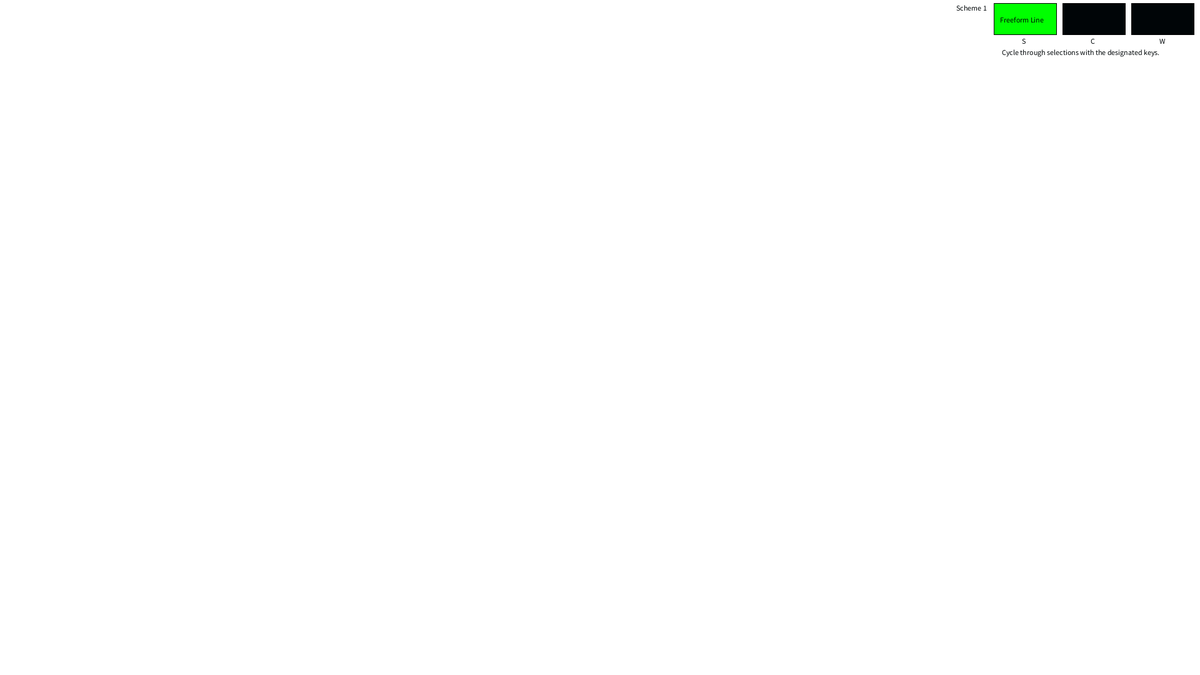
Frame 1 (no input)
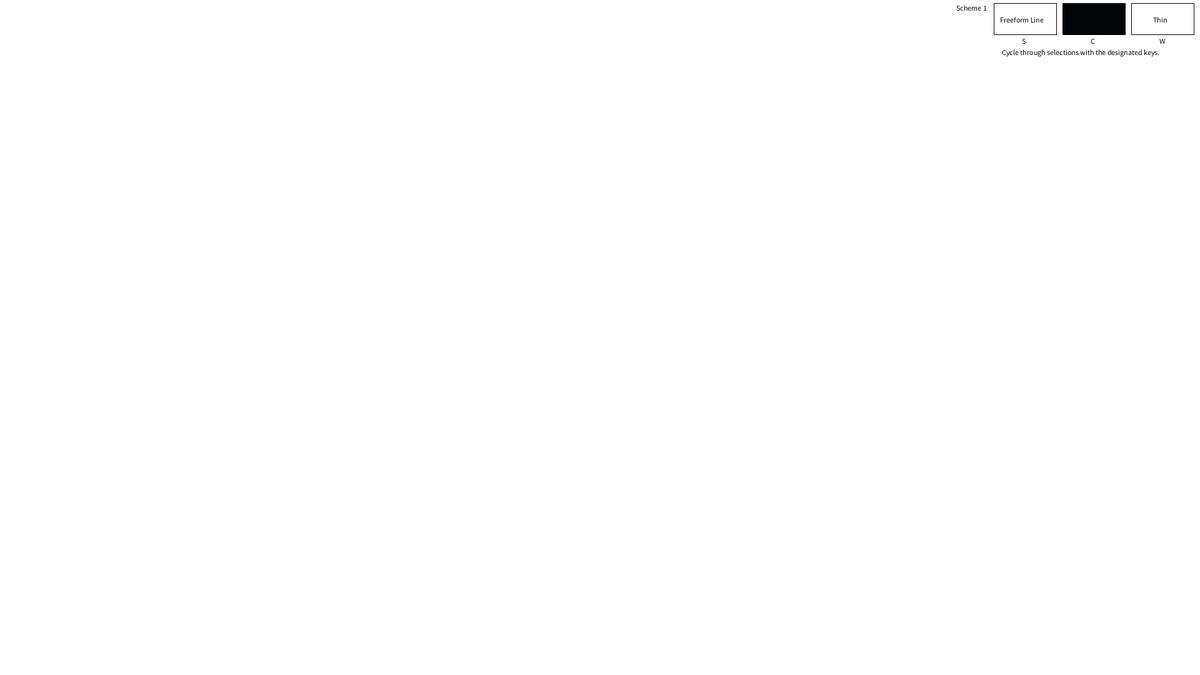
Frame 60 (the mouse pressed at the canvas centre just before this capture)
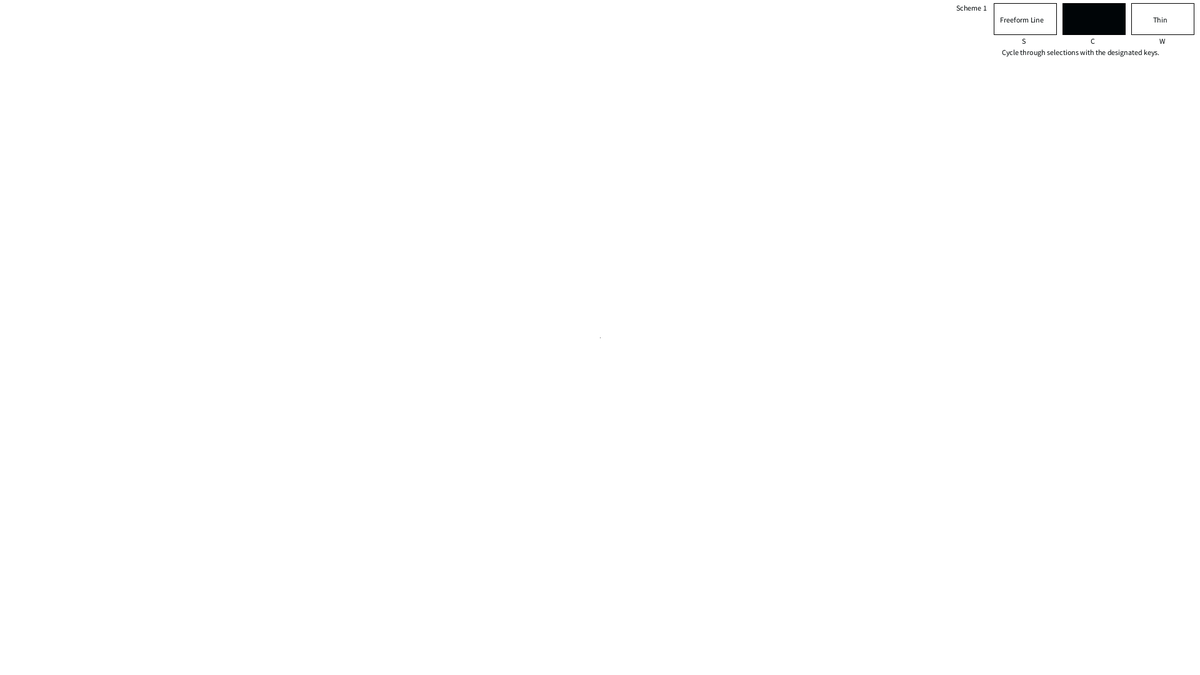
Frame 120 (the mouse held since frame 60 and released just before this capture)

The Processing sketch that drew these frames (run headless with seeded random() and noise(); from frame 60 on, the mouse is pressed at the canvas centre):

// Processing sketch: Driver
// ── Driver.pde
/* Ayoola & Brandon - HCI Assignment 2 */ //<>//
import static javax.swing.JOptionPane.*;
import java.util.*;

int scheme = 0; //The scheme in use. 0 for scheme 1 (Cycling), 1 for scheme 2 (Shortcuts)
PShape[] ui = new PShape[3]; //UI Squares
int shapeSel = 0; //The currently selected shape. 0 = Freeform line, 1 = Straight Line, 2 = Rectangle, 3 = Oval
int colorSel = 0; //The currently selected color. 0 = Black, 1 = Red, 2 = Green, 3 = Blue
int weightSel = 0; //The currently selected weight. 0 = Thin, 1 = Medium, 2 = Thick

color white = color(255, 255, 255);
color black = color(0.39, 5.31, 7.45);
color red = color(255, 0, 0);
color green = color(0, 255, 0);
color blue = color(0, 0, 255);

color[] colors = new color[4]; //An array of the 4 color options

int weightSizes[] = new int [3];

boolean undo = false; //Whether the user has pressed backspace to undo

PShape shapes; //The current shape the user is drawing
LinkedList<PShape> allShapes = new LinkedList<PShape>();

boolean ctrl = false; //Whether or not ctrl is being held
boolean shift = false; //Whether or not shift is being held
boolean alt = false; //Whether or not alt is being held
boolean s = false; //Whether or not s is being held (For scheme 2)
boolean c = false; //Whether or not c is being held (For scheme 2)
boolean w = false; //Whether or not w is being held (For scheme 2)
boolean drawing = false; //Whether or not the user is currently drawing a shape

int prevX = 0;
int prevY = 0;

void setup(){
  size(1920, 1080);
  colors[0] = black;
  colors[1] = red;
  colors[2] = green;
  colors[3] = blue;
  
  weightSizes[0] = 1; //
  weightSizes[1] = 4;
  weightSizes[2] = 10;
  
  ui[0] = createShape(RECT, 1590, 0 , 100, 50); //Shape
  ui[0].setFill(colors[2]);
  ui[1] = createShape(RECT, 1700 , 0 , 100, 50); //Color
  ui[1].setFill(colors[colorSel]);
  ui[2] = createShape(RECT, 1810, 0 , 100, 50); //Weight
  ui[2].setFill(black);
  
  //showConfirmDialog(null, "Welcome To Gestures and Short Cuts", "Assignment 2", DEFAULT_OPTION);
}

void draw(){
  clear();
  background(white);
  stroke(255);
  
  if(undo && allShapes.size() > 0){ //Undo if there is something to undo
    undo = false;
    allShapes.removeLast();
  }else{
    undo = false;
  }
  
  if(allShapes.size() > 0){
    for(int i = 0; i < allShapes.size(); i++){
      shape(allShapes.get(i));
    }
  }
  drawUI();
  
  if(mousePressed == true){
    if(!drawing){
       prevX = mouseX;
       prevY = mouseY;
    }
    drawing = true;
      //not sure how to make free flowing line
    switch(shapeSel){
      case 0: //Freeform Line
        stroke(colors[colorSel]);
        strokeWeight(weightSizes[weightSel]);
        shapes = createShape(LINE, prevX, prevY, mouseX, mouseY);
        shape(shapes);
        break;
      case 1: //Straight Line
        stroke(colors[colorSel]);
        strokeWeight(weightSizes[weightSel]);
        shapes = createShape(LINE, prevX+100, prevY, mouseX, mouseY);
        shape(shapes);
        break;
      case 2: //Rectangle
        strokeWeight(weightSizes[weightSel]);
        shapes = createShape(RECT, prevX, prevY, (prevX-mouseX)*-1, (prevY-mouseY)*-1);
        shapes.setFill(colors[colorSel]);
        shape(shapes);
        break;
      case 3: //Oval
        fill(white);
        strokeWeight(weightSizes[weightSel]);
        shapes = createShape(ELLIPSE, prevX, prevY, (prevX-mouseX)*-1, (prevY-mouseY)*-1);
        shapes.setFill(colors[colorSel]);
        shape(shapes);
    }
  }else{ //If the mouse is not pressed
    if (drawing){ //If the user was just drawing a shape, then add the shape to the stack
      drawing = false;
      fill(white); //Ensures boxes are white in the middle
      switch(shapeSel){
        case 0: //Freeform Line
          stroke(colors[colorSel]);
          strokeWeight(weightSizes[weightSel]);
          allShapes.addLast(createShape(LINE, prevX, prevY, mouseX, mouseY));
          break;
        case 1: //Straight Line
          stroke(colors[colorSel]);
          strokeWeight(weightSizes[weightSel]);
          allShapes.addLast(createShape(LINE, prevX+100, prevY, mouseX, mouseY));
          break;
        case 2: //Rectangle
          stroke(colors[colorSel]);
          strokeWeight(weightSizes[weightSel]);
          allShapes.addLast(createShape(RECT, prevX, prevY, (prevX-mouseX)*-1, (prevY-mouseY)*-1));
          allShapes.peek().setFill(255);
          break;
        case 3: //Oval
          stroke(colors[colorSel]);
          strokeWeight(weightSizes[weightSel]);
          allShapes.addLast(createShape(ELLIPSE, prevX, prevY, (prevX-mouseX)*-1, (prevY-mouseY)*-1));
          allShapes.peek().setFill(255);
      }
    }
  }
}

void drawUI(){
  shape(ui[0], 0, 5); //Shape
  ui[0].setFill(white);
  shape(ui[1], 0, 5); //Color
  ui[1].setFill(colors[colorSel]);
  shape(ui[2], 0, 5); //Weight
  ui[2].setFill(white);
  fill(black);
  switch(shapeSel){ //Show user what shape is selected
    case 0:
      text("Freeform Line", 1600, 36);
      break;
    case 1:
      text("Straight Line", 1604, 36);
      break;
    case 2:
      text("Rectangle", 1612, 36);
      break;
    case 3:
      text("Oval", 1623, 36);
  }
  switch(weightSel){ //Show user what weight is selected
    case 0:
      text("Thin", 1845, 36);
      break;
    case 1:
      text("Medium", 1840, 36);
      break;
    case 2:
      text("T H I C C", 1838, 36);
  }
  if(scheme == 0){ //Scheme 1 (Cycling)
    text("Cycle through selections with the designated keys.", 1603, 88);
    text("S", 1635, 70);
    text("C", 1745, 70);
    text("W", 1855, 70);
    text("Scheme 1", 1530, 17);
  }else{ //Scheme 2 (Shortcuts)
    checkKeys();
    text("S / CTRL+S / Shift+S / Alt+S", 1660, 88);
    text("C / CTRL+C / Shift+C / Alt+C", 1660, 103);
    text("W / CTRL+W / Shift+W", 1674, 118);
    text("S", 1635, 70);
    text("C", 1745, 70);
    text("W", 1855, 70);
    text("Scheme 2", 1530, 17);
  }
}

void checkKeys(){ //Checks the scheme 2 keys to see if they are being held
  if (ctrl && s){
      shapeSel = 1; //1: Straight Line
    }
    if (ctrl && c){
      colorSel = 1; //1: Red
    }
    if (ctrl && w){
      weightSel = 1; //1: Medium
    }
    /*----------------------------------------------------------------------*/
    if (shift && s){
       shapeSel = 2; //2: Rectangle
    }
    if (shift && c){
       print("Butts");
       colorSel = 2; //2: Green
    }
    if (shift && w){
       weightSel = 2; //2: T H I C C
    }
    /*----------------------------------------------------------------------*/
    if (alt && s){
      shapeSel = 3; //3: Oval
    }
    if (alt && c){
      shapeSel = 3; //3: Blue
    }
}

void keyPressed() {
  if (char(keyCode) == 's' || char(keyCode) == 'S'){
    if(scheme == 0){ //Wrapping code for shape selection
       if(shapeSel == 3){
         shapeSel = 0; //0: Freeform Line
       }else if(shapeSel == 0){
         shapeSel = 1; //1: Straight Line
       }else if(shapeSel == 1){
         shapeSel = 2; //2: Rectangle
       }else{
         shapeSel = 3; //3: Oval 
       }
    }else{ //Shortcut code for color selection
      shapeSel = 0; //0: Black
    }
  }
  
  if (char(keyCode) == 'c' || char(keyCode) == 'C'){
    if(scheme == 0){ //Wrapping code for color selection
       if(colorSel == 3){
         colorSel = 0; //0: Black
       }else if(colorSel == 0){
         colorSel = 1; //1: Red
       }else if(colorSel == 1){
         colorSel = 2; //2: Green
       }else{
         colorSel = 3; //3: Blue
       }
    }else{ //Shortcut code for color selection
      colorSel = 0; //0: Black
    }
  }
  
  if (char(keyCode) == 'w' || char(keyCode) == 'W'){
     if(scheme == 0){ //Wrapping code for weight selection
       if(weightSel == 2){
         weightSel = 0; //0: Thin
       }else if(weightSel == 0){
         weightSel = 1; //1: Medium
       }else{
         weightSel = 2; //2: T H I C C
       }
    }else{ //Shortcut code for color selection
      weightSel = 0; //0: Black
    }
  }
  
  if(scheme == 1){
    if (keyCode == CONTROL){
      ctrl = true;
    }
    if (keyCode == SHIFT){
      shift = true;
    }
    if (keyCode == ALT){
      alt = true;
    }
    
    if(char(keyCode) == 's' || char(keyCode) == 'S'){
      s = true;
    }
    if(char(keyCode) == 'c' || char(keyCode) == 'C'){
      c = true;
    }
    if(char(keyCode) == 'w' || char(keyCode) == 'W'){
      w = true;
    }
  }
  
  if (keyCode == BACKSPACE){
    undo = true;
  }
  
  if (keyCode == ENTER){
    if(scheme == 0){
      scheme = 1;
    }else{
      scheme = 0; 
    }
  }
}

void keyReleased(){
  if (keyCode == CONTROL){
    ctrl = false;
  }
  if (keyCode == SHIFT){
    shift = false;
  }
  if (keyCode == ALT){
    alt = false;
  }
  if(char(keyCode) == 's' || char(keyCode) == 'S'){
    s = false;
  }
  if(char(keyCode) == 'c' || char(keyCode) == 'C'){
    c = false;
  }
  if(char(keyCode) == 'w' || char(keyCode) == 'W'){
    w = false;
  }
}
